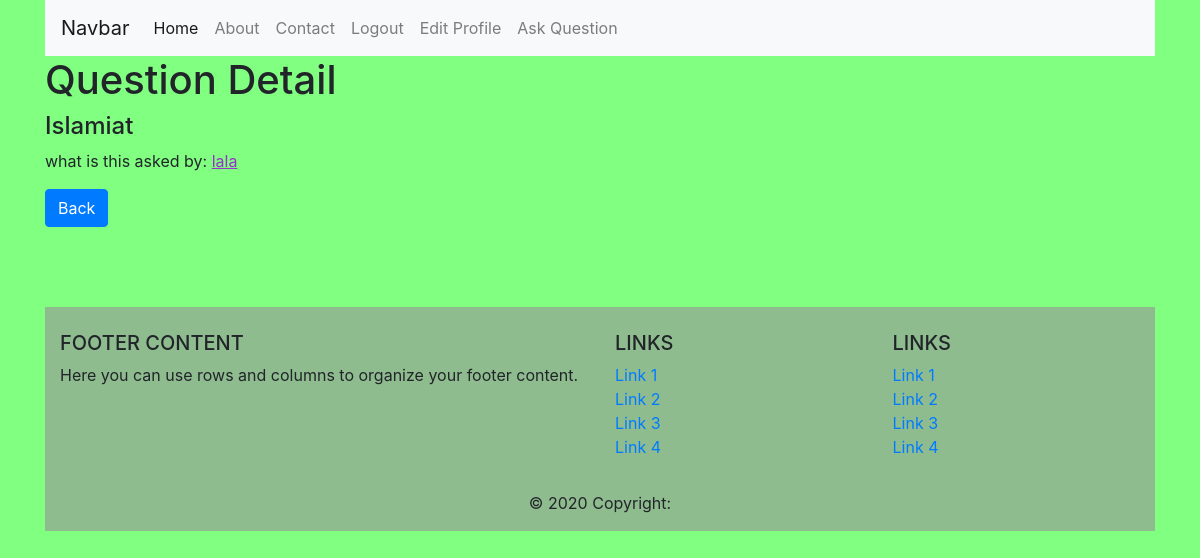
The app's page /college/question/7 (signed in) with its own data.
### college/models.py (models this page shows, shortened)
class Question(models.Model):
    subject = models.CharField(max_length = 100)
    msg = models.TextField(verbose_name="Question")
    cr_date = models.DateTimeField(auto_now_add=True)
    user = models.ForeignKey(to=User, on_delete=CASCADE, null=True, blank=True)

### college/views.py (the view)
# urls.py: path('question/<int:pk>', views.QuestionDetailView.as_view(), name='question-detail'),
@method_decorator(login_required, name="dispatch")
class QuestionDetailView(DetailView):
    model = Question

### college/templates/college/question_detail.html
{% extends 'base.html' %}
{% block content %}
<h1>Question Detail</h1>
<h4>{{question.subject}}</h4>
<p>{{question.msg}} asked by: <span style="text-decoration: underline; color:darkorchid;">{{question.user}}</span></p>
<h3><a href='{% url 'home' %}' class ="btn btn-primary" >Back</a></h3>
{% endblock content %}

### college/static/style.css (style rules this page uses)
body { background-color: #80ff80; }

### records on screen
Question: subject "Islamiat", msg "what is this", user "lala"
